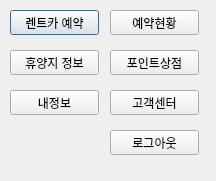
<?xml version="1.0" encoding="UTF-8"?>
<ui version="4.0">
 <class>mainpage</class>
 <widget class="QDialog" name="mainpage">
  <property name="geometry">
   <rect>
    <x>0</x>
    <y>0</y>
    <width>216</width>
    <height>181</height>
   </rect>
  </property>
  <property name="windowTitle">
   <string>Dialog</string>
  </property>
  <widget class="QPushButton" name="rent_btn">
   <property name="geometry">
    <rect>
     <x>10</x>
     <y>10</y>
     <width>89</width>
     <height>25</height>
    </rect>
   </property>
   <property name="text">
    <string>렌트카 예약</string>
   </property>
  </widget>
  <widget class="QPushButton" name="tour_btn">
   <property name="geometry">
    <rect>
     <x>10</x>
     <y>50</y>
     <width>89</width>
     <height>25</height>
    </rect>
   </property>
   <property name="text">
    <string>휴양지 정보</string>
   </property>
  </widget>
  <widget class="QPushButton" name="user_btn">
   <property name="geometry">
    <rect>
     <x>10</x>
     <y>90</y>
     <width>89</width>
     <height>25</height>
    </rect>
   </property>
   <property name="text">
    <string>내정보</string>
   </property>
  </widget>
  <widget class="QPushButton" name="exit_btn">
   <property name="geometry">
    <rect>
     <x>110</x>
     <y>130</y>
     <width>89</width>
     <height>25</height>
    </rect>
   </property>
   <property name="text">
    <string>로그아웃</string>
   </property>
  </widget>
  <widget class="QPushButton" name="reservation_btn">
   <property name="geometry">
    <rect>
     <x>110</x>
     <y>10</y>
     <width>89</width>
     <height>25</height>
    </rect>
   </property>
   <property name="text">
    <string>예약현황</string>
   </property>
  </widget>
  <widget class="QPushButton" name="shop_btn">
   <property name="geometry">
    <rect>
     <x>110</x>
     <y>50</y>
     <width>89</width>
     <height>25</height>
    </rect>
   </property>
   <property name="text">
    <string>포인트상점</string>
   </property>
  </widget>
  <widget class="QPushButton" name="chat_btn">
   <property name="geometry">
    <rect>
     <x>110</x>
     <y>90</y>
     <width>89</width>
     <height>25</height>
    </rect>
   </property>
   <property name="text">
    <string>고객센터</string>
   </property>
  </widget>
 </widget>
 <resources/>
 <connections/>
</ui>
